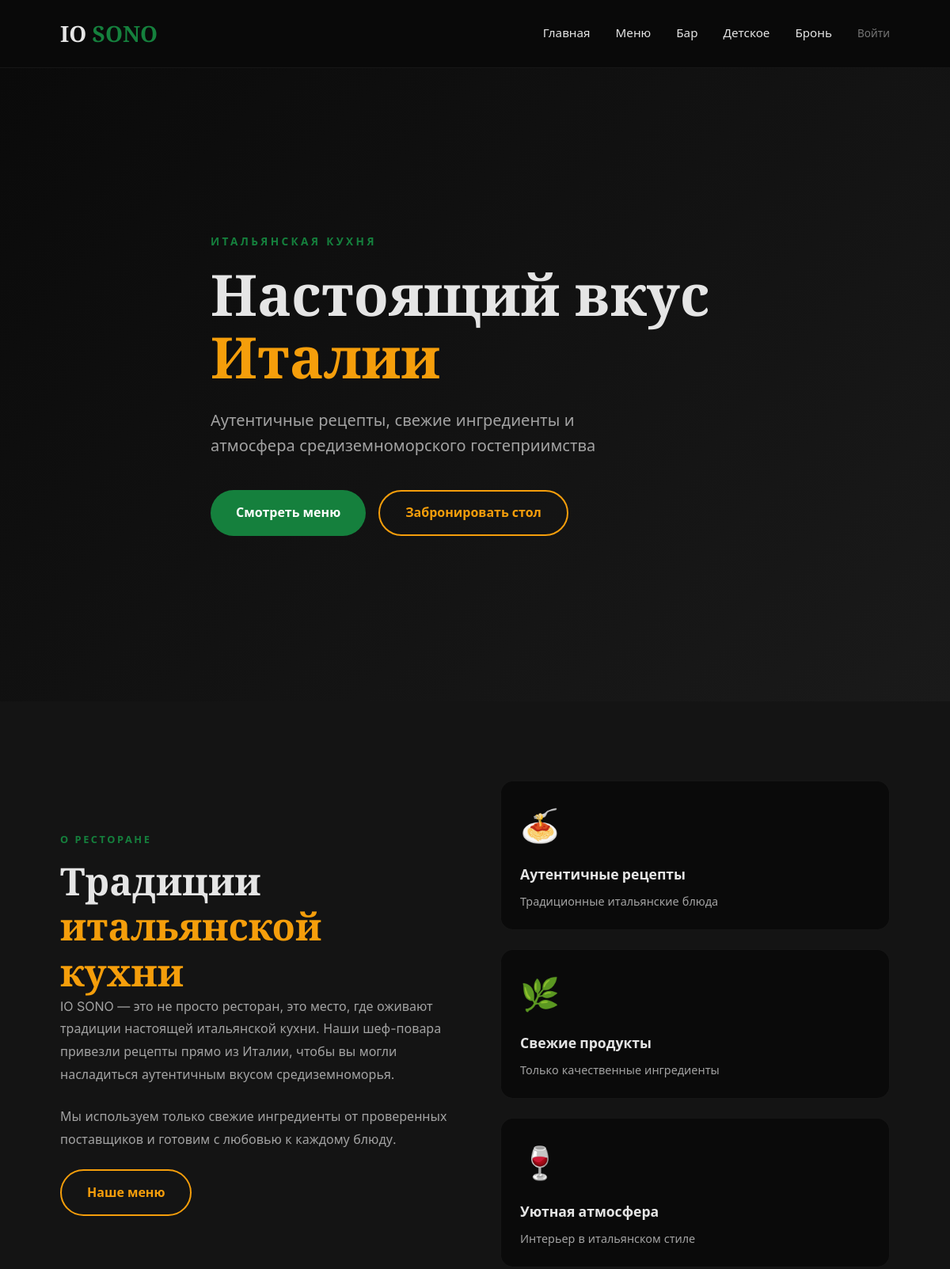
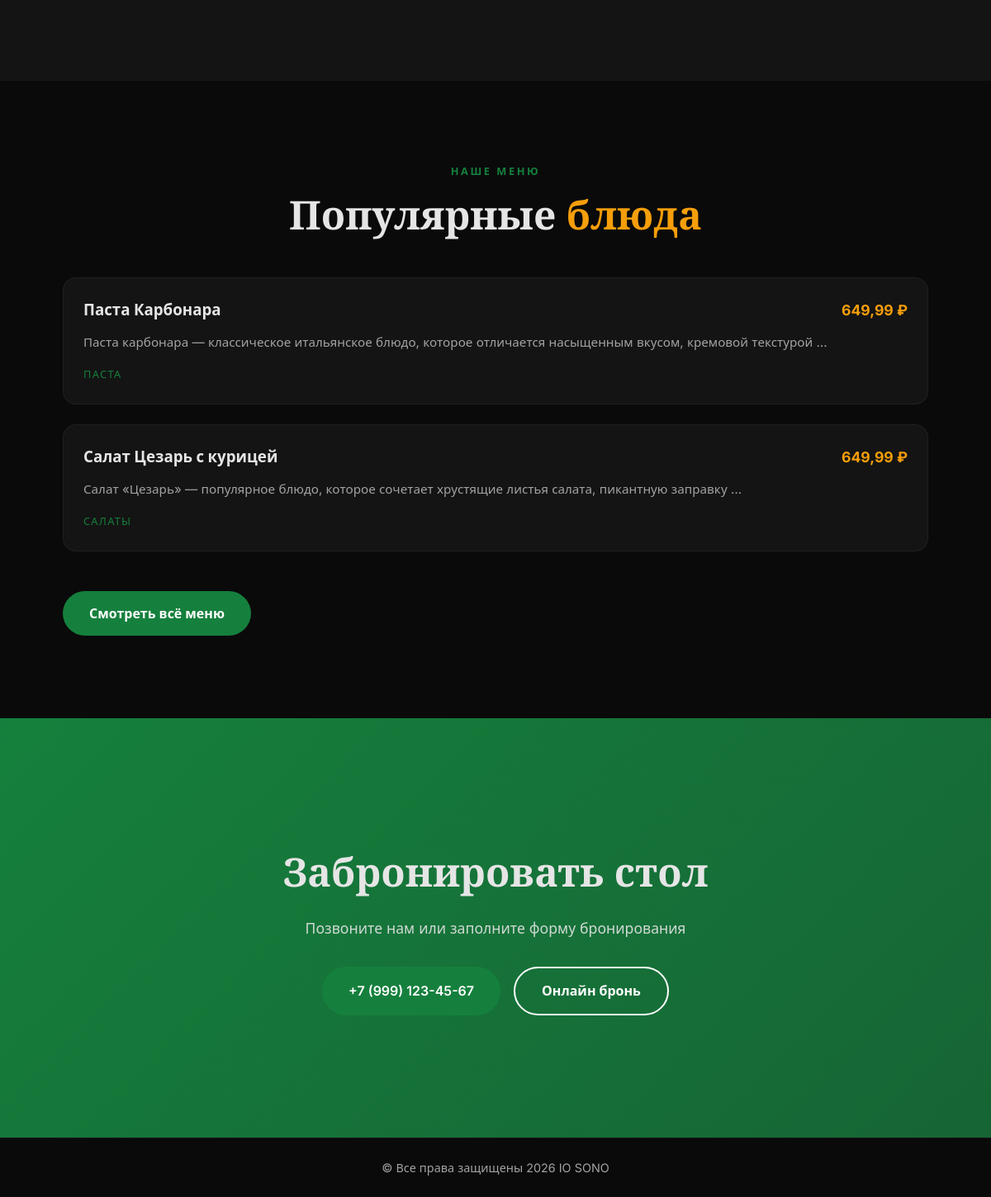
The page / on the database its author committed (2 pictures, top to bottom).
### core/models.py (models this page shows, shortened)
class MenuItem(models.Model):
    category = models.ForeignKey(
        Category,
        on_delete=models.CASCADE,
        verbose_name='Категория',
        related_name='items'
    )
    name = models.CharField('Название блюда', max_length=200)
    description = models.TextField('Описание', blank=True)
    price = models.DecimalField('Цена (₽)', max_digits=8, decimal_places=2)
    image = models.ImageField('Фото', upload_to='dishes/', null=True, blank=True)
    is_featured = models.BooleanField('Рекомендуемое', default=False)
    class Meta:
        verbose_name = 'Блюдо'
        verbose_name_plural = 'Блюда'
        ordering = ['category', 'name']

class Category(models.Model):
    name = models.CharField('Название', max_length=100)
    slug = models.SlugField('URL-метка', unique=True)
    class Meta:
        verbose_name = 'Категория'
        verbose_name_plural = 'Категории'

### core/views.py (the view)
# urls.py: path('', views.home, name='home'),
def home(request):
    dishes = MenuItem.objects.select_related('category').filter(is_featured=True)[:6]
    return render(request, 'index.html', {'dishes': dishes})

### templates/index.html
{% extends 'base.html' %}
{% block content %}
<section class="hero">
    <div class="hero__bg"></div>
    <div class="container hero__content">
        <span class="hero__label">Итальянская кухня</span>
        <h1 class="hero__title">Настоящий вкус<br><span class="text-accent">Италии</span></h1>
        <p class="hero__desc">Аутентичные рецепты, свежие ингредиенты и атмосфера средиземноморского гостеприимства</p>
        <div class="hero__buttons">
            <a href="{% url 'core:menu' %}" class="btn btn--primary">Смотреть меню</a>
            <a href="{% url 'core:reservation' %}" class="btn btn--outline">Забронировать стол</a>
        </div>
    </div>
</section>
<section id="about" class="section about-section">
    <div class="container">
        <div class="about-grid">
            <div class="about__content">
                <span class="section__label">О ресторане</span>
                <h2 class="section__title">Традиции <span class="text-accent">итальянской кухни</span></h2>
                <p class="about__text">
                    IO SONO — это не просто ресторан, это место, где оживают традиции настоящей итальянской кухни.
                    Наши шеф-повара привезли рецепты прямо из Италии, чтобы вы могли насладиться аутентичным вкусом
                    средиземноморья.
                </p>
                <p class="about__text">
                    Мы используем только свежие ингредиенты от проверенных поставщиков и готовим с любовью
                    к каждому блюду.
                </p>
                <a href="{% url 'core:menu' %}" class="btn btn--outline">Наше меню</a>
            </div>
            <div class="about__features">
                <div class="feature-card">
                    <div class="feature-card__icon">🍝</div>
                    <h3>Аутентичные рецепты</h3>
                    <p>Традиционные итальянские блюда</p>
                </div>
                <div class="feature-card">
                    <div class="feature-card__icon">🌿</div>
                    <h3>Свежие продукты</h3>
                    <p>Только качественные ингредиенты</p>
                </div>
                <div class="feature-card">
                    <div class="feature-card__icon">🍷</div>
                    <h3>Уютная атмосфера</h3>
                    <p>Интерьер в итальянском стиле</p>
                </div>
            </div>
        </div>
    </div>
</section>
<section id="menu" class="section menu-preview">
    <div class="container">
        <div class="section__header">
            <span class="section__label">Наше меню</span>
            <h2 class="section__title">Популярные <span class="text-accent">блюда</span></h2>
        </div>
        <div class="menu-preview__grid">
            {% for dish in dishes|slice:":4" %}
            <div class="menu-preview__item">
                <div class="menu-preview__header">
                    <h3>{{ dish.name }}</h3>
                    <span class="menu-preview__price">{{ dish.price }} ₽</span>
                </div>
                <p class="menu-preview__desc">{{ dish.description|truncatewords:12 }}</p>
                <span class="menu-preview__category">{{ dish.category.name }}</span>
            </div>
            {% empty %}
            <p class="text-muted">Меню пока пусто. Загляните позже!</p>
            {% endfor %}
        </div>
        <div class="text-center" style="margin-top: 3rem;">
            <a href="{% url 'core:menu' %}" class="btn btn--primary">Смотреть всё меню</a>
        </div>
    </div>
</section>
<section class="section cta-section">
    <div class="container">
        <div class="cta-box">
            <h2 class="cta-box__title">Забронировать стол</h2>
            <p class="cta-box__text">Позвоните нам или заполните форму бронирования</p>
            <div class="cta-box__buttons">
                <a href="tel:+79991234567" class="btn btn--primary">+7 (999) 123-45-67</a>
                <a href="{% url 'core:reservation' %}" class="btn btn--outline">Онлайн бронь</a>
            </div>
        </div>
    </div>
</section>
{% endblock %}

### static/css/style.css (style rules this page uses)
*, *::before, *::after { box-sizing: border-box; margin: 0; padding: 0; }
html { scroll-behavior: smooth; }
body { font-family: 'Inter', system-ui, sans-serif; background: #0a0a0a; color: #e5e5e5; line-height: 1.6; overflow-x: hidden; padding-top: 0; }
a { text-decoration: none; color: inherit; }
:root { --clr-bg: #0a0a0a; --clr-surface: #141414; --clr-surface-hover: #1a1a1a; --clr-primary: #15803d; --clr-primary-hover: #166534; --clr-accent: #f59e0b; --clr-text: #e5e5e5; --clr-muted: #a3a3a3; --font-serif: 'Playfair Display', Georgia, serif; --font-sans: 'Inter', system-ui, sans-serif; --radius: 16px; --shadow: 0 10px 30px rgba(0,0,0,0.4); --transition: 0.3s cubic-bezier(0.4, 0, 0.2, 1); }
.container { width: min(90%, 1200px); margin: 0 auto; padding: 0 1rem; }
.section { padding: clamp(60px, 10vw, 100px) 0; }
.text-accent { color: var(--clr-accent); }
.hero { position: relative; height: 100vh; display: flex; align-items: center; overflow: hidden; margin-top: 0; padding-top: 0; }
.hero__bg { position: absolute; inset: 0; background: linear-gradient(135deg, #0a0a0a 0%, #1a1a1a 100%); z-index: 1; }
.hero__bg::after { content: ''; position: absolute; inset: 0; background: url('https://images.unsplash.com/photo-1414235077428-338989a2e8c0?w=1600&q=80') center/cover no-repeat; opacity: 0.3; mix-blend-mode: overlay; }
.hero__content { position: relative; z-index: 2; max-width: 700px; }
.hero__label { display: block; color: var(--clr-primary); text-transform: uppercase; letter-spacing: 0.25em; font-size: 0.85rem; font-weight: 600; margin-bottom: 1rem; }
.hero__title { font-family: var(--font-serif); font-size: clamp(2.5rem, 6vw, 4.5rem); line-height: 1.1; margin-bottom: 1.5rem; }
.hero__desc { font-size: clamp(1rem, 2vw, 1.25rem); color: var(--clr-muted); margin-bottom: 2.5rem; max-width: 500px; }
.hero__buttons { display: flex; gap: 1rem; flex-wrap: wrap; }
.btn { display: inline-flex; align-items: center; justify-content: center; padding: 0.9rem 2rem; border-radius: 50px; font-weight: 600; transition: var(--transition); cursor: pointer; border: none; font-size: 1rem; }
.btn--primary { background: var(--clr-primary); color: #fff; }
.btn--outline { border: 2px solid var(--clr-accent); color: var(--clr-accent); background: transparent; }
.section__header { text-align: center; margin-bottom: 3rem; }
.section__label { display: block; color: var(--clr-primary); text-transform: uppercase; letter-spacing: 0.2em; font-size: 0.8rem; font-weight: 600; margin-bottom: 0.75rem; }
.section__title { font-family: var(--font-serif); font-size: clamp(2rem, 4vw, 3rem); line-height: 1.2; }
.about-section { background: var(--clr-surface); }
.about-grid { display: grid; grid-template-columns: 1fr 1fr; gap: 4rem; align-items: center; }
.about__text { color: var(--clr-muted); margin-bottom: 1.5rem; line-height: 1.8; }
.about__features { display: grid; gap: 1.5rem; }
.feature-card { background: var(--clr-bg); padding: 1.5rem; border-radius: var(--radius); border: 1px solid rgba(255,255,255,0.05); transition: var(--transition); }
.feature-card__icon { font-size: 2.5rem; margin-bottom: 1rem; }
.feature-card h3 { margin-bottom: 0.5rem; font-size: 1.1rem; }
.feature-card p { color: var(--clr-muted); font-size: 0.9rem; }
.menu-preview__grid { display: grid; gap: 1.5rem; }
.menu-preview__item { background: var(--clr-surface); padding: 1.5rem; border-radius: var(--radius); border: 1px solid rgba(255,255,255,0.05); transition: var(--transition); }
.menu-preview__header { display: flex; justify-content: space-between; align-items: baseline; margin-bottom: 0.75rem; }
.menu-preview__price { color: var(--clr-accent); font-weight: 700; font-size: 1.1rem; }
.menu-preview__desc { color: var(--clr-muted); margin-bottom: 0.75rem; font-size: 0.95rem; }
.menu-preview__category { display: inline-block; color: var(--clr-primary); font-size: 0.8rem; text-transform: uppercase; letter-spacing: 0.1em; }
.cta-section { background: linear-gradient(135deg, var(--clr-primary) 0%, var(--clr-primary-hover) 100%); }
.cta-box { text-align: center; padding: 3rem; }
.cta-box__title { font-family: var(--font-serif); font-size: clamp(2rem, 4vw, 3rem); margin-bottom: 1rem; }
.cta-box__text { font-size: 1.1rem; margin-bottom: 2rem; opacity: 0.9; }
.cta-box__buttons { display: flex; gap: 1rem; justify-content: center; flex-wrap: wrap; }
.cta-box .btn--outline { border-color: #fff; color: #fff; }

### rows shown on the page
MenuItem: name "Паста Карбонара", price "649,99", description "Паста карбонара — классическое итальянское блюдо, которое отличается насыщенным вкусом, кремовой текстурой …", category.name "ПАСТА"
MenuItem: name "Салат Цезарь с курицей", price "649,99", description "Салат «Цезарь» — популярное блюдо, которое сочетает хрустящие листья салата, пикантную заправку …", category.name "САЛАТЫ"
